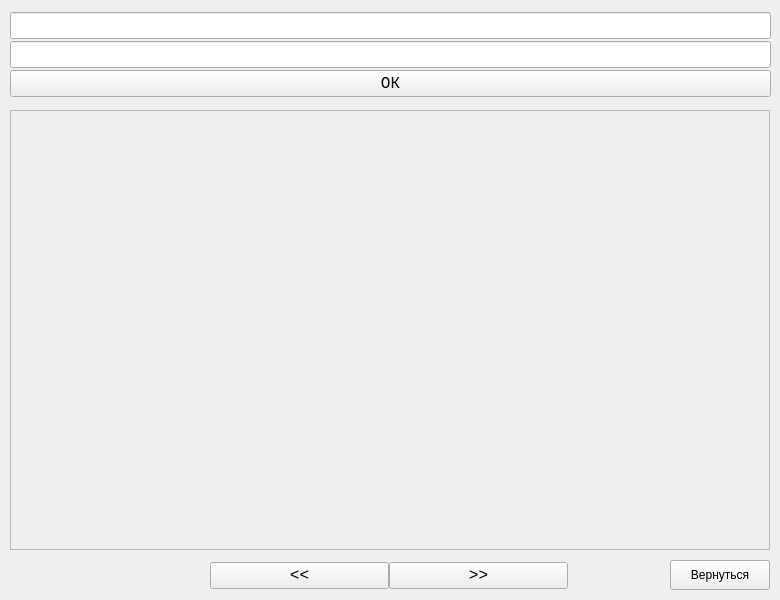
<?xml version="1.0" encoding="UTF-8"?>
<ui version="4.0">
 <class>demo</class>
 <widget class="QWidget" name="demo">
  <property name="geometry">
   <rect>
    <x>0</x>
    <y>0</y>
    <width>780</width>
    <height>600</height>
   </rect>
  </property>
  <property name="windowTitle">
   <string>Form</string>
  </property>
  <widget class="QWidget" name="horizontalLayoutWidget">
   <property name="geometry">
    <rect>
     <x>210</x>
     <y>560</y>
     <width>358</width>
     <height>31</height>
    </rect>
   </property>
   <layout class="QHBoxLayout" name="horizontalLayout">
    <property name="spacing">
     <number>0</number>
    </property>
    <item>
     <widget class="QPushButton" name="back">
      <property name="font">
       <font>
        <family>Monospace</family>
        <pointsize>12</pointsize>
       </font>
      </property>
      <property name="text">
       <string>&lt;&lt;</string>
      </property>
     </widget>
    </item>
    <item>
     <widget class="QPushButton" name="forward">
      <property name="font">
       <font>
        <family>Monospace</family>
        <pointsize>12</pointsize>
       </font>
      </property>
      <property name="text">
       <string>&gt;&gt;</string>
      </property>
     </widget>
    </item>
   </layout>
  </widget>
  <widget class="QWidget" name="verticalLayoutWidget_3">
   <property name="geometry">
    <rect>
     <x>10</x>
     <y>10</y>
     <width>761</width>
     <height>91</height>
    </rect>
   </property>
   <layout class="QVBoxLayout" name="verticalLayout">
    <property name="spacing">
     <number>0</number>
    </property>
    <item>
     <widget class="QLineEdit" name="str">
      <property name="font">
       <font>
        <family>Monospace</family>
        <pointsize>12</pointsize>
        <weight>75</weight>
        <italic>true</italic>
        <bold>true</bold>
       </font>
      </property>
      <property name="text">
       <string/>
      </property>
      <property name="maxLength">
       <number>39</number>
      </property>
     </widget>
    </item>
    <item>
     <widget class="QLineEdit" name="result">
      <property name="font">
       <font>
        <family>Monospace</family>
        <pointsize>12</pointsize>
        <weight>75</weight>
        <italic>false</italic>
        <bold>true</bold>
       </font>
      </property>
      <property name="maxLength">
       <number>59</number>
      </property>
      <property name="readOnly">
       <bool>true</bool>
      </property>
     </widget>
    </item>
    <item>
     <widget class="QPushButton" name="Ok">
      <property name="font">
       <font>
        <family>Monospace</family>
        <pointsize>12</pointsize>
        <weight>50</weight>
        <bold>false</bold>
       </font>
      </property>
      <property name="text">
       <string>ОК</string>
      </property>
     </widget>
    </item>
   </layout>
  </widget>
  <widget class="QPushButton" name="return_to">
   <property name="geometry">
    <rect>
     <x>670</x>
     <y>560</y>
     <width>100</width>
     <height>30</height>
    </rect>
   </property>
   <property name="text">
    <string>Вернуться</string>
   </property>
  </widget>
  <widget class="picturebox" name="frame">
   <property name="geometry">
    <rect>
     <x>10</x>
     <y>110</y>
     <width>760</width>
     <height>440</height>
    </rect>
   </property>
   <property name="frameShape">
    <enum>QFrame::StyledPanel</enum>
   </property>
   <property name="frameShadow">
    <enum>QFrame::Raised</enum>
   </property>
  </widget>
 </widget>
 <customwidgets>
  <customwidget>
   <class>picturebox</class>
   <extends>QFrame</extends>
   <header location="global">picturebox.h</header>
   <container>1</container>
  </customwidget>
 </customwidgets>
 <resources/>
 <connections/>
</ui>
